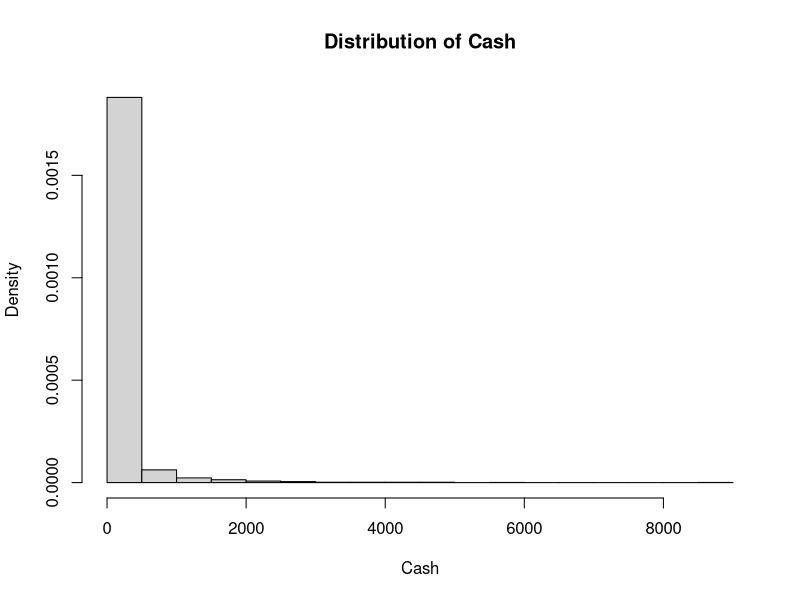
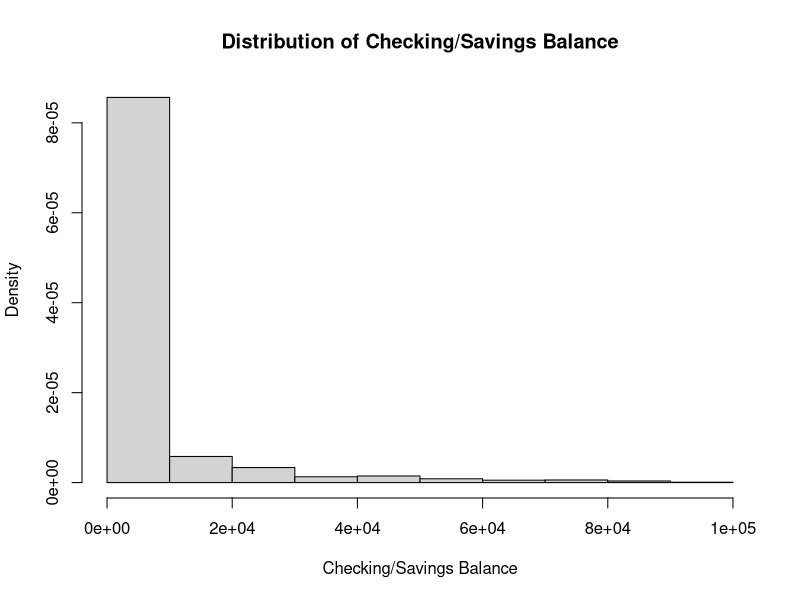
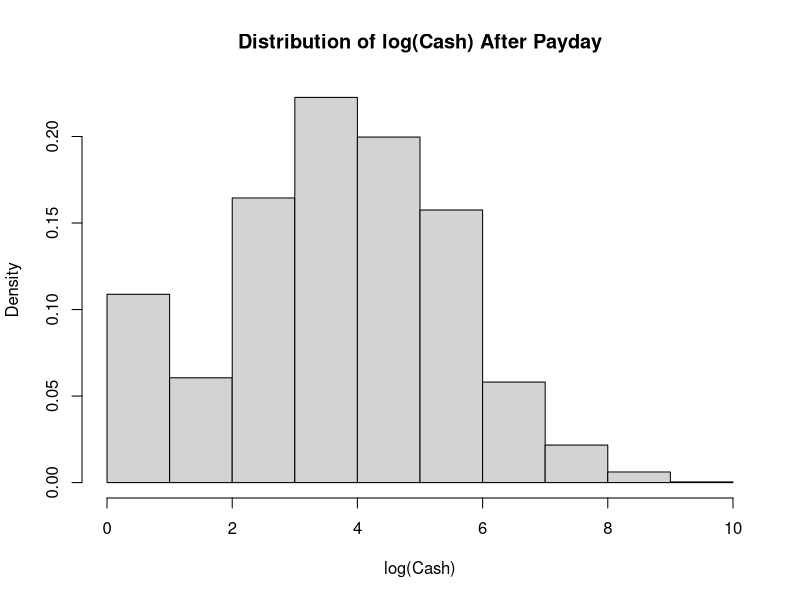
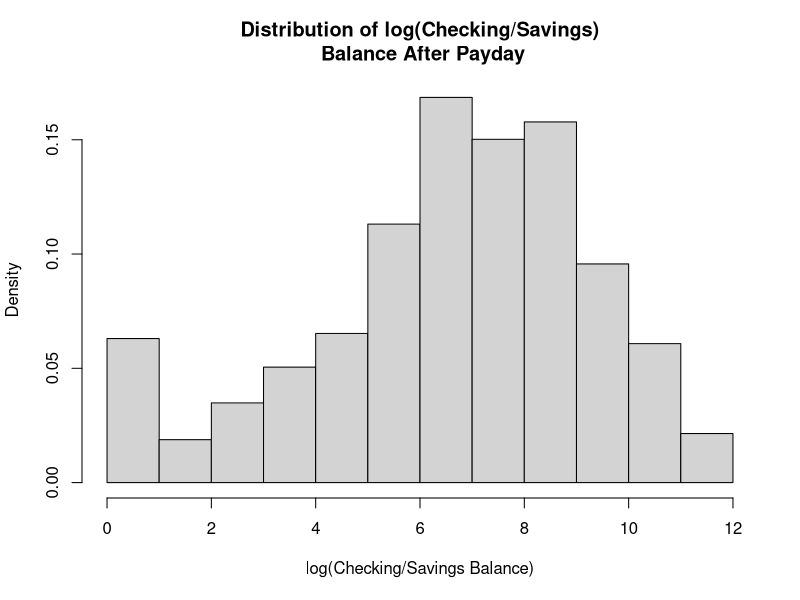
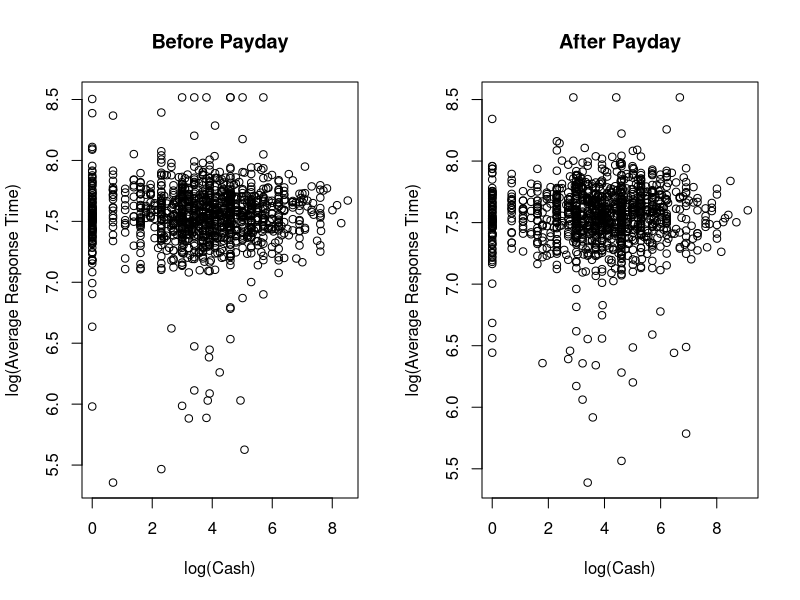
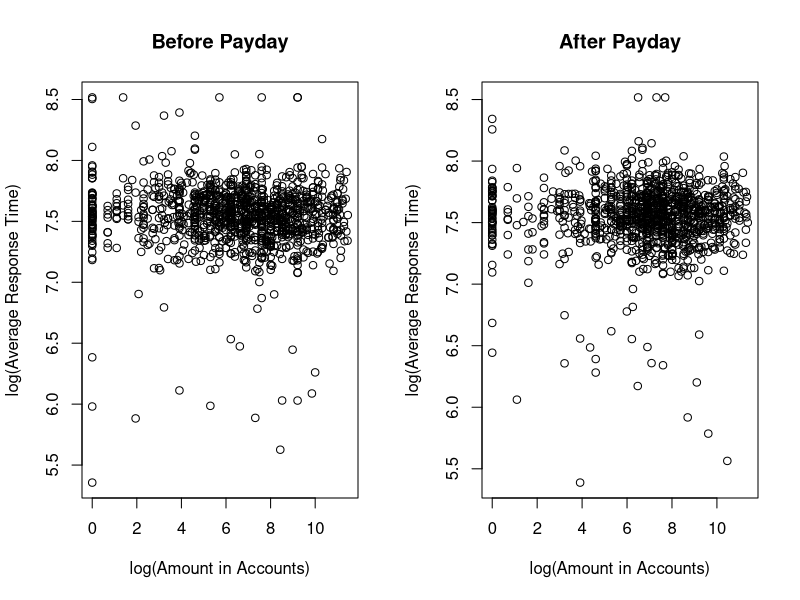
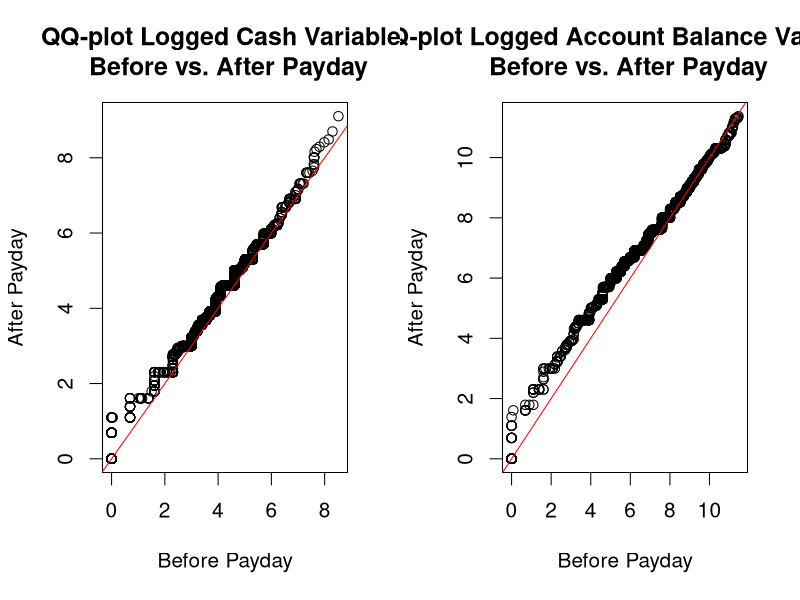

Write the R code that produced these figures, in order.
### Do changes in one's financial circumstances affect one's decision-making process and cognitive capacity? In an experimental study, researchers randomly selected a group of US respondents to be surveyed before their payday and another group to be surveyed after their payday. Under this design, the respondents of the Before Payday group are more likely to be financially strained than those of the After Payday group. The researchers were interested in investigating whether or not changes in people's financial circumstances affect their decision making and cognitive performance. Other researchers have found that scarcity induce an additional mental load that impedes cognitive capacity. This exercise is based on:

poverty <- read.csv("poverty.csv")
hist(poverty$cash, freq = FALSE, xlab = "Cash", main = "Distribution of Cash")

hist(poverty$accts_amt, freq = FALSE, xlab = "Checking/Savings Balance",
     main = "Distribution of Checking/Savings Balance")


### The distributions of the cash, and accts_amt variables are all highly skewed and possess many extreme values (outliers). These extreme values could pull our mean estimates upward, causing us to overestimate the mean amount of cash, as well as amount in checking and saving accounts for our sample. If these outliers are not evenly distributed between BeforeTreatment and AfterTreatment groups, we could also mischaracterize the effect of change in financial resources on decision-making. This would hamper the authors' ability to make a causal claim about this effect by hurting the internal validity of the survey experiment.


poverty$log_cash <- poverty$cash
poverty$log_cash[poverty$log_cash == 0] <- 1
poverty$log_cash <- log(poverty$log_cash)

poverty$log_accts_amt <- poverty$accts_amt
poverty$log_accts_amt[poverty$log_accts_amt == 0] <- 1
poverty$log_accts_amt <- log(poverty$log_accts_amt)

hist(poverty$log_cash, freq = FALSE, xlab = "log(Cash)",
     main = "Distribution of log(Cash) After Payday")

hist(poverty$log_accts_amt, freq = FALSE,
     xlab = "log(Checking/Savings Balance)",
     main = "Distribution of log(Checking/Savings)\n Balance After Payday")


### Taking the natural log of the three variables decreased the amount of variation, causing the histograms to look much less skewed. However, it is harder to interpret the values of the variables since everything is now on a log scale.


###Q2a

tapply(poverty$stroop_time, poverty$treatment, mean) -
    mean(poverty$stroop_time[poverty$treatment == "Before Payday"])

tapply(poverty$stroop_time, poverty$treatment, median) -
    median(poverty$stroop_time[poverty$treatment == "Before Payday"])

### Because mean and median cognitive scores are very similar for the two groups, the average and median treatment effects are close to zero.

par(mfrow = c(1,2))
plot(poverty$log_cash[poverty$treatment == "Before Payday"],
     poverty$stroop_time[poverty$treatment == "Before Payday"],
     ylab = "log(Average Response Time)", xlab = "log(Cash)", main = "Before Payday")

plot(poverty$log_cash[poverty$treatment == "After Payday"],
     poverty$stroop_time[poverty$treatment == "After Payday"],
     ylab = "log(Average Response Time)", xlab = "log(Cash)", main = "After Payday")

plot(poverty$log_accts_amt[poverty$treatment == "Before Payday"],
     poverty$stroop_time[poverty$treatment == "Before Payday"],
     ylab = "log(Average Response Time)", xlab = "log(Amount in Accounts)", main ="Before Payday")

plot(poverty$log_accts_amt[poverty$treatment == "After Payday"],
     poverty$stroop_time[poverty$treatment == "After Payday"],
     ylab = "log(Average Response Time)", xlab = "log(Amount in Accounts)",
     main = "After Payday")


### By looking at the scatter plots we can see that the relationship between financial circumstances (both cash on hand and amount in accounts), and cognitive performance (as indicated by the amount of time it took respondents to do the stroop test) is essentially flat for both before and after payday groups. This suggests that changes in financial resources do not affect cognitive performance.


### Q3

cashmean.diff <- mean(poverty$cash[poverty$treatment == "After Payday"], na.rm = TRUE) -
    mean(poverty$cash[poverty$treatment == "Before Payday"], na.rm = TRUE)

cashmed.diff <- median(poverty$cash[poverty$treatment == "After Payday"], na.rm = TRUE) -
    median(poverty$cash[poverty$treatment == "Before Payday"], na.rm = TRUE)

cash.diff <- c(cashmean.diff, cashmed.diff)
names(cash.diff) <- c("Mean Diff.in Cash", "Median Diff.in Cash")
cash.diff

### After payday, respondents report on average r round(cashmean.diff, 2) dollars more in cash holding (cash they had on hand) than Before payday respondents. However, the median difference in amount of cash reported is r round(cashmed.diff, 2) dollars. Since the mean is more sensitive to outliers, this relatively small difference between the two measures of central tendency is not surprising.

balancemean.diff <- mean(poverty$accts_amt[poverty$treatment == "After Payday"], na.rm = TRUE) -
    mean(poverty$accts_amt[poverty$treatment == "Before Payday"], na.rm = TRUE)

balancemed.diff <- median(poverty$accts_amt[poverty$treatment == "After Payday"], na.rm = TRUE) -
    median(poverty$accts_amt[poverty$treatment == "Before Payday"], na.rm = TRUE)

balance.diff <- c(balancemean.diff, balancemed.diff)
names(balance.diff) <- c("Mean Diff.in Balance", "Median Diff.in Balance")
balance.diff

### After payday, respondents report on average r round(-balancemean.diff, 2) dollars less in their checking and savings than before payday. The median difference, however, indicates that respondents have r round(balancemed.diff, 2) more dollars in their checking and savings account. This large diffence between the two values suggests the presence of influential outliers unevenly distributed between before and after payday groups.


### Q4

par(cex = 1.25)
qqplot(poverty$log_cash[poverty$treatment == "Before Payday"],
       poverty$log_cash[poverty$treatment == "After Payday"],
       xlab = "Before Payday", ylab = "After Payday",
       main = "QQ-plot Logged Cash Variable:\n Before vs. After Payday")
abline(0,1, col="red")

### espite the presence of some outliers, the qq-plot is relatively close to a 45 degree line. This suggests that there are no major differences in the distribution of cash held by respondents Before Payday and After Payday. This could be a problem for the authors' argument because cash is one of the measures of financial resources the authors use. If there is no variation in cash after payday anywhere in the distribution, the treatment did not occur.

par(cex = 1.25)
qqplot(poverty$log_accts_amt[poverty$treatment == "Before Payday"],
       poverty$log_accts_amt[poverty$treatment == "After Payday"],
       xlab = "Before Payday", ylab = "After Payday",
       main = "QQ-plot Logged Account Balance Variable:\n Before vs. After Payday")
abline(0, 1, col = "red")


### While after payday respondents in the lower 50 - 75 quantiles seem to have more money in checking and savings accounts than those before payday, the upper 25 - 50 quantiles of the qq-plot look relatively close to a 45 degree line. If these differences are systematically associated with a pre-treatment variable, this would suggest that there is a heterogeneous effect of payday on checking and savings account balances. This could be a problem for the authors' argument because checking and savings account balance is one of the measures of financial resources they use. If there is no difference in checking and savings account balances for Before Payday and After Payday, this means that treatment did not take. Given this heterogeneous treatment effect, we can only test the authors' hypotheses about the relationship between changes in financial resources and decision-making/cognitive performance for some of the respondents --- those most likely to be at the lower end of the accts_amt variable's distribution. Unfortunately, if those respondents are systematically different from respondents most likely to be at the upper end of the accts_amt variable's distribution, this could put the study's internal validity in question.


### Q5

great20k_diff <- mean(poverty$accts_amt[poverty$income_less20k == 0 & poverty$treatment == "After Payday"], na.rm = TRUE) -  mean(poverty$accts_amt[poverty$income_less20k == 0 & poverty$treatment == "Before Payday"], na.rm = TRUE)

less20k_diff <- mean(poverty$accts_amt[poverty$income_less20k == 1 & poverty$treatment == "After Payday"], na.rm = TRUE) - mean(poverty$accts_amt[poverty$income_less20k == 1 & poverty$treatment == "Before Payday"], na.rm = TRUE)
income_diffs <- c(great20k_diff, less20k_diff)

names(income_diffs) <- c("income > 20,000", "income < 20,000")

income_diffs

diff_diff <- great20k_diff - less20k_diff

diff_diff


### In this difference-in-difference design, we see that the effect of treatment on the amount in people's accounts is quite different for the lower income group compared to the higher income group. For the lower income group, we see that the effect of treatment is positive-- people in the After Payday group have a higher balance in their accounts than people in the Before Payday group (the difference is r round(less20k_diff, 2). But for the higher income group, the effect of treatment appears to be negative- those in the After Payday group have r round(abs(great20k_diff), 2) less than those in the Before Payday group. This brings into question the idea that the study successfully manipulated economic resources through their design, especially for higher income individuals.
